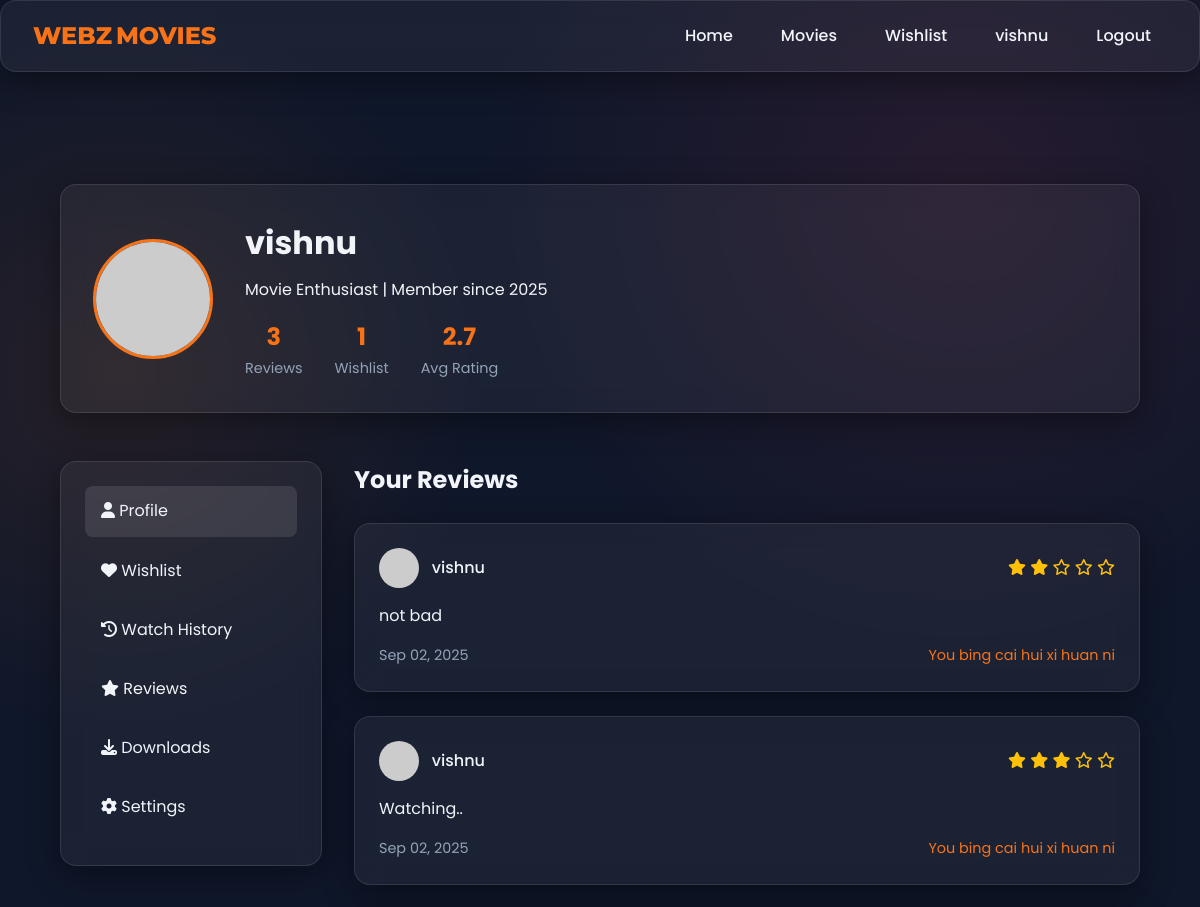
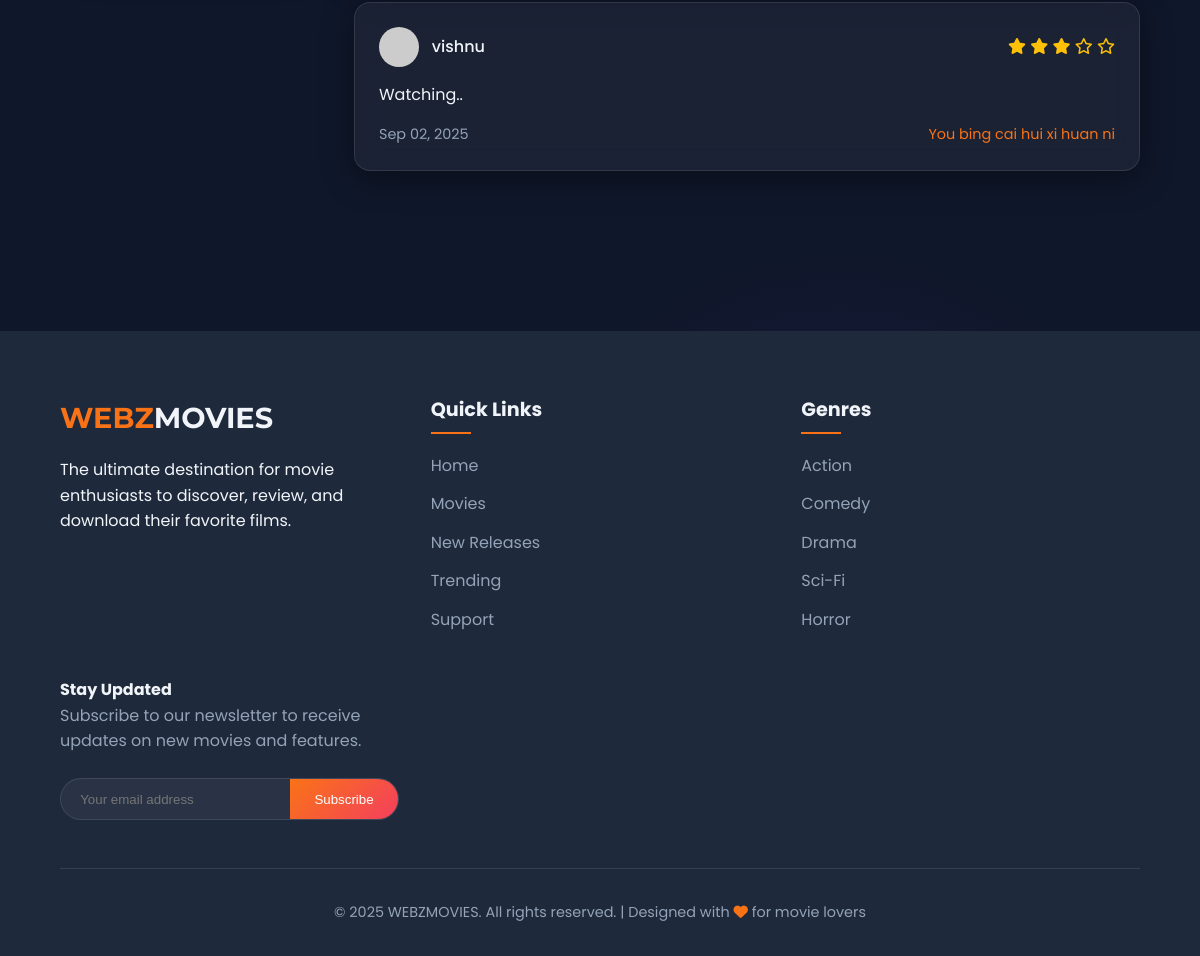
Screenshot of /profile/ (signed in) with the database file from the repository (2 pictures, top to bottom).
### movies/models.py (models this page shows, shortened)
class UserProfile(models.Model):
    user = models.OneToOneField(User, on_delete=models.CASCADE)
    telegram_id = models.CharField(max_length=100, blank=True, null=True)
    phone_number = models.CharField(max_length=15, blank=True, null=True)
    wishlist = models.ManyToManyField(Movie, related_name='wishlisted_by', blank=True)
    avatar = models.ImageField(upload_to='avatars/', blank=True, null=True)  # New field for profile photo

class Review(models.Model):
    user = models.ForeignKey(User, on_delete=models.CASCADE)
    movie = models.ForeignKey(Movie, on_delete=models.CASCADE)
    rating = models.IntegerField(validators=[MinValueValidator(1), MaxValueValidator(5)])
    comment = models.TextField()
    created_at = models.DateTimeField(auto_now_add=True)

class Movie(models.Model):
    title = models.CharField(max_length=200)
    genre = models.ManyToManyField(Genre)
    release_date = models.DateField()
    synopsis = models.TextField()
    poster = CloudinaryField("poster", folder="webzmovies/posters/")
    telegram_link = models.URLField()
    average_rating = models.FloatField(default=0)
    trailer_url = models.URLField(blank=True, null=True)  # NEW: Trailer addition - YouTube URL for the trailer

### movies/views.py (the view)
# urls.py: path('profile/', views.profile, name='profile'),
@login_required
def profile(request):
    profile, created = UserProfile.objects.get_or_create(user=request.user)
    reviews = Review.objects.filter(user=request.user).order_by('-created_at')
    avg_rating = reviews.aggregate(avg_rating=Avg('rating'))['avg_rating'] or 0
    return render(request, 'profile.html', {'profile': profile, 'reviews': reviews, 'avg_rating': avg_rating})

### templates/profile.html
{% extends 'base.html' %}
{% load static %}
{% block content %}
<section class="profile-section">
    <div class="profile-header glass">
        {% if profile.avatar %}
            <img src="{{ profile.avatar.url }}" alt="User Avatar" class="profile-avatar">
        {% else %}
            <img src="https://via.placeholder.com/120/1e293b/ffffff?text={{ user.username.0 }}" alt="User Avatar" class="profile-avatar">
        {% endif %}
        <div class="profile-info">
            <h2>{{ user.username }}</h2>
            <p>Movie Enthusiast | Member since {{ user.date_joined|date:"Y" }}</p>
            <div class="profile-stats">
                <div class="stat">
                    <div class="stat-value">{{ reviews.count }}</div>
                    <div class="stat-label">Reviews</div>
                </div>
                <div class="stat">
                    <div class="stat-value">{{ profile.wishlist.count }}</div>
                    <div class="stat-label">Wishlist</div>
                </div>
                <div class="stat">
                    <div class="stat-value">{{ avg_rating|floatformat:1 }}</div>
                    <div class="stat-label">Avg Rating</div>
                </div>
            </div>
        </div>
    </div>
    <div class="profile-content">
        <div class="profile-sidebar glass">
            <ul class="sidebar-menu">
                <li><a href="{% url 'movies:profile' %}" class="active"><i class="fas fa-user"></i> Profile</a></li>
                <li><a href="{% url 'movies:wishlist' %}"><i class="fas fa-heart"></i> Wishlist</a></li>
                <li><a href="#"><i class="fas fa-history"></i> Watch History</a></li>
                <li><a href="#"><i class="fas fa-star"></i> Reviews</a></li>
                <li><a href="#"><i class="fas fa-download"></i> Downloads</a></li>
                <li><a href="{% url 'movies:profile_settings' %}"><i class="fas fa-cog"></i> Settings</a></li>
            </ul>
        </div>
        <div class="profile-main">
            <h3>Your Reviews</h3>
            <div class="reviews-list">
                {% for review in reviews %}
                <div class="review-card glass">
                    <div class="review-header">
                        <div class="reviewer">
                            {% if review.user.userprofile.avatar %}
                                <img src="{{ review.user.userprofile.avatar.url }}" alt="User Avatar" class="reviewer-avatar">
                            {% else %}
                                <img src="https://via.placeholder.com/40/1e293b/ffffff?text={{ review.user.username.0 }}" alt="User Avatar" class="reviewer-avatar">
                            {% endif %}
                            <span class="reviewer-name">{{ review.user.username }}</span>
                        </div>
                        <div class="review-rating">
                            {% for i in "12345" %}
                                {% if forloop.counter <= review.rating %}
                                    <i class="fas fa-star"></i>
                                {% else %}
                                    <i class="far fa-star"></i>
                                {% endif %}
                            {% endfor %}
                        </div>
                    </div>
                    <p class="review-comment">{{ review.comment }}</p>
                    <div class="review-footer">
                        <span class="review-date">{{ review.created_at|date:"M d, Y" }}</span>
                        <a href="{% url 'movies:movie_detail' review.movie.id %}" class="movie-link">{{ review.movie.title }}</a>
                    </div>
                </div>
                {% empty %}
                <div class="no-reviews glass">
                    <p>You haven't written any reviews yet.</p>
                </div>
                {% endfor %}
            </div>
        </div>
    </div>
</section>
{% endblock %}

### templates/base.html (shortened to what this page needs)
<!DOCTYPE html>
{% load static %}
<html lang="en">
<head>
    <link rel="stylesheet" href="https://cdnjs.cloudflare.com/ajax/libs/font-awesome/6.4.0/css/all.min.css">
    <link rel="stylesheet" href="{% static 'css/style.css' %}">
</head>
<body>
    <header class="glass">
        <a href="{% url 'movies:home' %}" class="logo"><span>WEBZ</span>MOVIES</a>
        <ul class="nav-links">
            <li><a href="{% url 'movies:home' %}">Home</a></li>
            <li><a href="{% url 'movies:movie_list' %}">Movies</a></li>
            {% if user.is_authenticated %}
                <li><a href="{% url 'movies:wishlist' %}">Wishlist</a></li>
                <li><a href="{% url 'movies:profile' %}">{{ user.username }}</a></li>
                <li><a href="{% url 'movies:logout' %}">Logout</a></li>
            {% else %}
                <li><a href="{% url 'movies:login' %}">Login</a></li>
                <li><a href="{% url 'movies:signup' %}">Sign Up</a></li>
            {% endif %}
        </ul>
    </header>
    <main>
        {% block content %}
        {% endblock %}
    </main>
    {% block footer %}
    <footer>
        <div class="footer-content">
            <div class="footer-brand">
                <h3><span>WEBZ</span>MOVIES</h3>
                <p>The ultimate destination for movie enthusiasts to discover, review, and download their favorite films.</p>
            </div>
            <div class="footer-links">
                <h4>Quick Links</h4>
                <ul>
                    <li><a href="{% url 'movies:home' %}">Home</a></li>
                    <li><a href="{% url 'movies:movie_list' %}">Movies</a></li>
                    <li><a href="#">New Releases</a></li>
                    <li><a href="#">Trending</a></li>
                    <li><a href="#">Support</a></li>
                </ul>
            </div>
            <div class="footer-links">
                <h4>Genres</h4>
                <ul>
                    <li><a href="#">Action</a></li>
                    <li><a href="#">Comedy</a></li>
                    <li><a href="#">Drama</a></li>
                    <li><a href="#">Sci-Fi</a></li>
                    <li><a href="#">Horror</a></li>
                </ul>
            </div>
            <div class="footer-subscribe">
                <h4>Stay Updated</h4>
                <p>Subscribe to our newsletter to receive updates on new movies and features.</p>
                <div class="subscribe-form">
                    <input type="email" class="subscribe-input" placeholder="Your email address">
                    <button class="subscribe-btn">Subscribe</button>
                </div>
            </div>
        </div>
        <div class="footer-bottom">
            <p>&copy; 2025 WEBZMOVIES. All rights reserved. | Designed with <i class="fas fa-heart" style="color: #f97316;"></i> for movie lovers</p>
        </div>
    </footer>
    {% endblock %}
</body>
</html>

### templates/base.html (style rules this page uses)
header { display: flex; justify-content: space-between; align-items: center; padding: 1rem 2rem; position: sticky; top: 0; z-index: 1000; }
.logo { font-size: 1.5rem; font-weight: 800; color: var(--accent); text-decoration: none; }
.nav-links { display: flex; list-style: none; gap: 1.5rem; }
.nav-links li a { text-decoration: none; font-weight: 500; color: var(--text); transition: color 0.2s ease; }
@media (min-width: 993px) and (max-width: 1440px) { .nav-links { gap: 1rem; } }

### rows the page displays
UserProfile: wishlist.count "1"
Review: user.username "vishnu", rating 2 (drawn), comment "not bad", created_at "Sep 02, 2025", movie "You bing cai hui xi huan ni"
Review: user.username "vishnu", rating 3 (drawn), comment "Watching..", created_at "Sep 02, 2025", movie "You bing cai hui xi huan ni"
Review: user.username "vishnu", rating 3 (drawn), comment "Watching..", created_at "Sep 02, 2025", movie "You bing cai hui xi huan ni"

### other values shown
{{ user.username }} "vishnu"
{{ user.date_joined|date:"Y" }} "2025"
{{ reviews.count }} "3"
{{ avg_rating|floatformat:1 }} "2.7"
